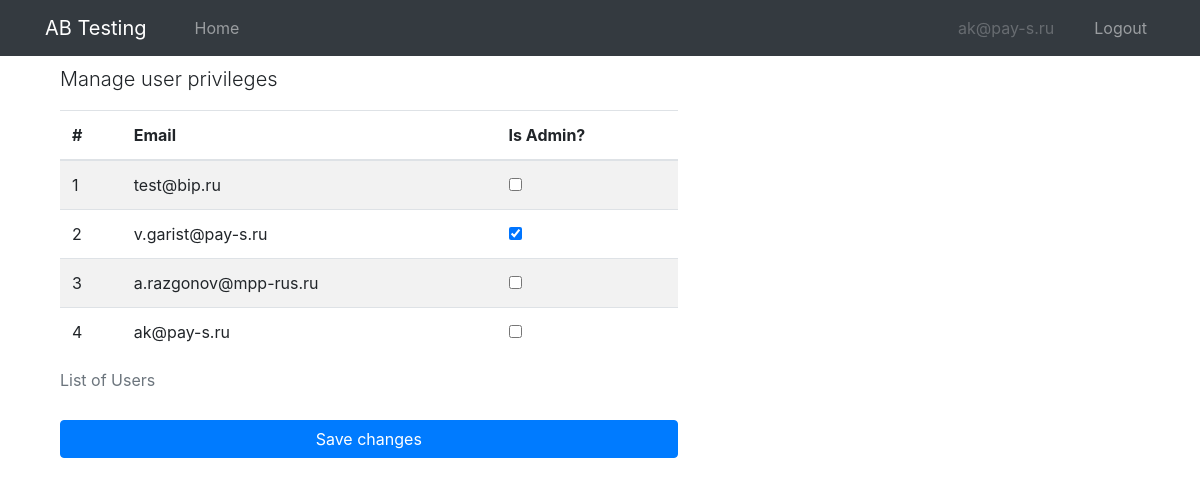
The page /admin/manage_users (signed in) on the database as committed earlier.
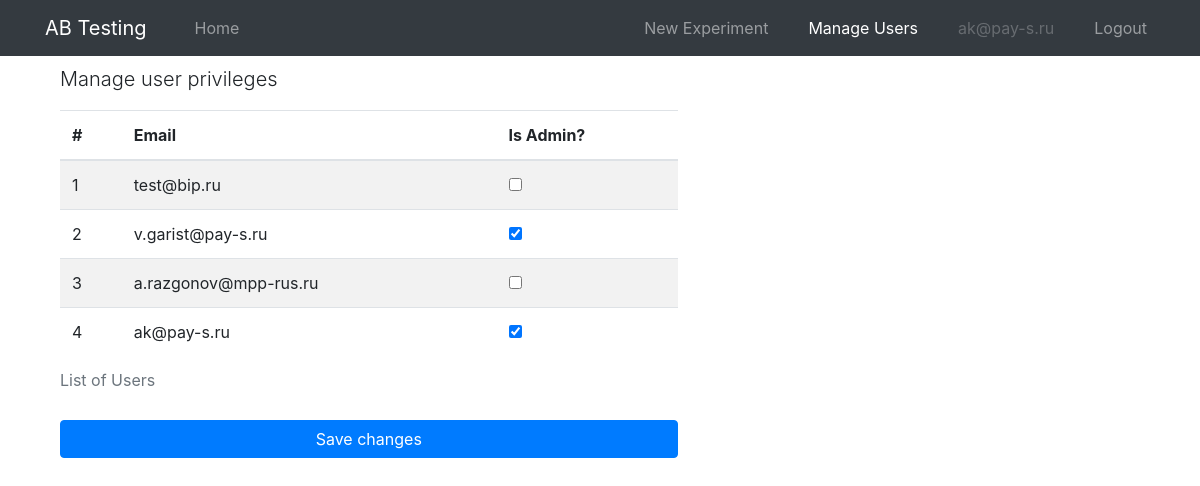
The same page on the database as committed later.
### models.py (models this page shows, shortened)
class User(UserMixin, db.Model):
    id = db.Column(db.Integer, primary_key=True)
    email = db.Column(db.String(120), index=True, unique=True)
    password_hash = db.Column(db.String(128))
    is_admin = db.Column(db.Boolean, unique=False, default=False)

### admin/admin.py (the view, shortened to what this page needs)
@bp.route("/manage_users", methods=['GET', 'POST'])
@login_required
def manage_users():
    user_list = User.query.all()
    form = UserForm(request.form)
    return render_template("admin/user_list.html", active_link="manage_users", user_list=user_list, form=form)

### admin/forms.py
class UserForm(FlaskForm):
    email = StringField('Email', validators=[DataRequired(), Email()])
    is_admin = BooleanField("Admin?")

### main.py (called while the page is built)
@login.user_loader
def load_user(id):
    return User.query.get(int(id))

### templates/admin/user_list.html (shortened to what this page needs)
{% extends "base.html" %}
{% block content %}
<div class="container">
    <div class="col-7">
        <p class="mt-2 lead">Manage user privileges</p>
        <form action="" method="post" novalidate>
            <table class="table table-hover table-striped">
                <caption>List of Users</caption>
                <thead>
                    <tr>
                        <th scope="col">#</th>
                        <th scope="col">Email</th>
                        <th scope="col">Is Admin?</th>
                    </tr>
                </thead>
                {% for u in user_list %}
                <tr>
                    <td>{{ loop.index }}</td>
                    <td>{{ u.email }}</td>
                    <td>
                        <div class="form-check">
                        {% if u.is_admin %}
                            <input class="form-check-input" type="checkbox" value="{{ u.id }}" name="switcher" id="{{u.id}}" checked>
                        {% else %}
                            <input class="form-check-input" type="checkbox" value="{{ u.id }}" name="switcher" id="{{u.id}}">
                        {% endif %}
                        </div>
                    </td>
                </tr>
                {% endfor %}
            </table>
            <div class="form-group">
                <button type="submit" class="btn btn-block btn-primary">Save changes</button>
            </div>
        </form>
    </div>
</div>
{% endblock %}

### templates/base.html (shortened to what this page needs)
<!DOCTYPE html>
<html>
    <head>
        <link rel="stylesheet" href="https://stackpath.bootstrapcdn.com/bootstrap/4.5.0/css/bootstrap.min.css">
        <link rel="stylesheet" href="https://stackpath.bootstrapcdn.com/font-awesome/4.7.0/css/font-awesome.min.css">
        <link rel="stylesheet" type="text/css" href="{{ url_for('static', filename='css/style.css') }}">
    </head>
    <body>
    <nav class="navbar navbar-expand-md navbar-dark bg-dark fixed-top">
        <div class="container">
            <a class="navbar-brand" href="{{ url_for('ab.index') }}">AB Testing</a>
            <div class="collapse navbar-collapse" id="navbarCollapse">
                <ul class="navbar-nav mr-auto">
                    <li class="nav-item {{ 'active' if active_link == 'home' else None }} ml-4">
                        <a class="nav-link" href="{{ url_for('ab.index') }}">Home</a>
                    </li>
                </ul>
                <ul class="navbar-nav ml-auto">
                {% if current_user.is_authenticated %}
                {% if current_user.is_admin %}
                    <li class="nav-item mr-4 {{ 'active' if active_link == 'create_experiment' else None }}">
                    <a class="nav-link" href="{{ url_for('admin.create_experiment') }}">New Experiment</a>
                    </li>
                    <li class="nav-item mr-4 {{ 'active' if active_link == 'manage_users' else None }}">
                    <a class="nav-link" href="{{ url_for('admin.manage_users') }}">Manage Users</a>
                    </li>
                {% endif %}
                    <li class="nav-item mr-4">
                    <a class="nav-link disabled">{{ current_user.email }}</a>
                    </li>
                    <li class="nav-item">
                    <a class="nav-link" href="{{ url_for('auth.logout') }}">Logout</a>
                    </li>
                {% endif %}
                </ul>
            </div>
        </div>
    </nav>
    {% block content %}
    {% endblock %}
    </body>
</html>

### static/css/style.css (style rules this page uses)
body { padding-top: 3.5rem; }

Rows that differ between the two databases and show on the page:
changed User "ak@pay-s.ru": is_admin False → True (drawn); switcher "☐" → "☑"
Other text that changed with them:
text now shown: "New Experiment Manage Users"
